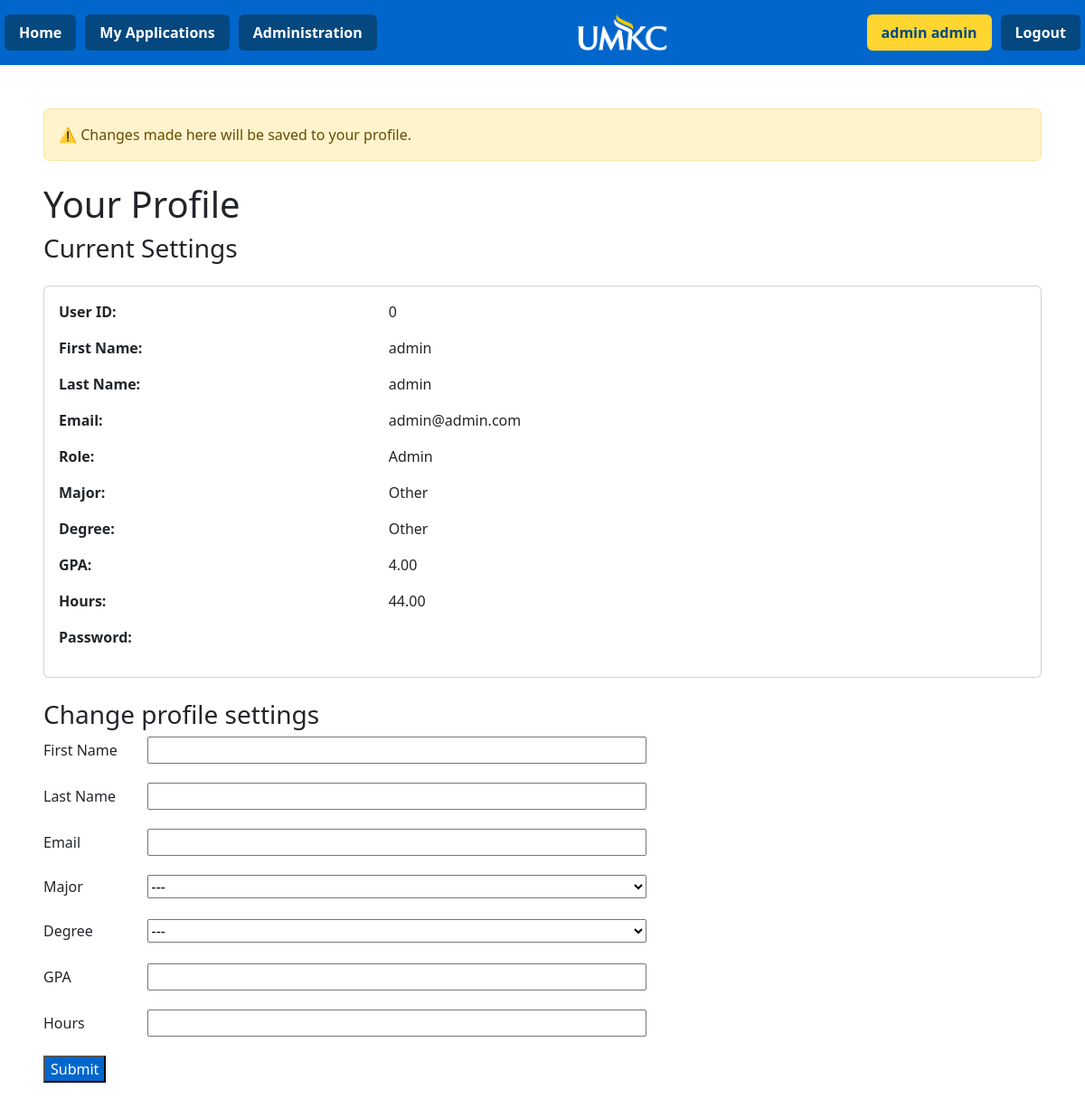
The app's page /profile (signed in) with its own data.
### gta/model/models.py (models this page shows, shortened)
class Users(UserMixin, db.Model):
    __tablename__ = "Users"
    user_id = db.Column(db.Integer, primary_key=True)
    user_fname = db.Column(db.String(25), nullable=False)
    user_lname = db.Column(db.String(25), nullable=False)
    user_email = db.Column(db.String(25), nullable=False, unique=True)
    role = db.Column(db.Integer, db.ForeignKey("Roles.role_id"), nullable=False)
    major = db.Column(db.Integer, db.ForeignKey("Majors.major_id"), nullable=False)
    degree = db.Column(db.Integer, db.ForeignKey("Degrees.degree_id"), nullable=False)
    gpa = db.Column(db.Numeric(3,2))
    hours = db.Column(db.Numeric(3,2))
    user_pass = db.Column(db.String)
    role_relation = db.relationship('Roles', backref='users', lazy=True)
    major_relation = db.relationship('Majors', backref='users', lazy=True)
    degree_relation = db.relationship('Degrees', backref='users', lazy=True)
    def __repr__(self):
        return f"<User {self.user_id}: {self.user_fname} {self.user_lname}, Email: {self.user_email}, Role: {self.role}>"

class Roles(db.Model):
    __tablename__ = "Roles"
    role_id = db.Column(db.Integer, primary_key=True)
    role_name = db.Column(db.String(25), nullable=False)

class Majors(db.Model):
    __tablename__ = "Majors"
    major_id = db.Column(db.Integer, primary_key=True)
    major_name = db.Column(db.String(25), nullable=False)

class Degrees(db.Model):
    __tablename__ = "Degrees"
    degree_id = db.Column(db.Integer, primary_key=True)
    degree_name = db.Column(db.String(25), nullable=False)

### gta/form/routes.py (the view, shortened to what this page needs)
@login_required
@fbp.route('/profile', methods=['POST', 'GET'])
def ProfilePage():
    form = UpdateProfileForm()
    uform = AddUserCourseForm()
    print(current_user)
    if isinstance(current_user, AnonymousUserMixin):
        return redirect(url_for("form.LoginPage"))
    return render_template('profile.html', form=form, courseform=uform)

### gta/form/forms.py
class UpdateProfileForm(FlaskForm):
    with app.app_context():
        resm = db.session.execute(db.select(Majors.major_id, Majors.major_name)).all()
        resd = db.session.execute(db.select(Degrees.degree_id, Degrees.degree_name)).all()
    majors = [(r[0], r[1]) for r in resm]
    majors.insert(0, ("", "---"))
    degrees = [(r[0], r[1]) for r in resd]
    degrees.insert(0, ("", "---"))
    user_fname = StringField("First Name")
    user_lname = StringField("Last Name")
    user_email = EmailField("Email")
    user_major = SelectField("Major", coerce=str, choices=majors)
    user_degree = SelectField("Degree", coerce=str, choices=degrees)
    user_gpa = DecimalField("GPA", places=2, validators=[Optional()])
    user_hours = DecimalField("Hours", places=2, validators=[Optional()])
    user_pass = PasswordField()
    user_confirm_pass = PasswordField()
    ucourses = HiddenField()
    submit = SubmitField()

class AddUserCourseForm(FlaskForm):
    with app.app_context():
        resc = db.session.execute(db.select(Courses.course_id, Courses.course_name, Courses.course_level)).all()
    courses = [(r[0], f"{r[1]} - {r[2]}") for r in resc]
    courses.insert(0, ("", "---"))
    course_id = SelectField("Course", coerce=str, choices=courses, validators=[DataRequired()])
    grades = [
            (None, "---"),
            ("A+", "A+"),
            ("A", "A"),
            ("A-", "A-"),
            ("B+", "B+"),
            ("B", "B"),
            ("B-", "B-"),
            ("C+", "C+"),
            ("C", "C"),
            ("C-", "C-"),
            ("D+", "D+"),
            ("D", "D"),
            ("D-", "D-"),
            ("F", "F"),
            ]
    grade = SelectField("Grade Achieved", coerce=str, choices=grades, validators=[DataRequired()])
    ucourses = HiddenField()
    submit = SubmitField()

### gta/main/routes.py (called while the page is built)
@login_manager.user_loader
def load_user(user_id):
    return Users.query.get(int(user_id))

### gta/templates/profile.html (shortened to what this page needs)
{% from 'bootstrap5/form.html' import render_form, render_field, render_form_row %}
{% extends 'base.html' %}
{% block content %}
<div class="alert alert-warning static-alert mb-4" role="alert">
    ⚠️ Changes made here will be saved to your profile.
</div>
<h1>Your Profile</h1>
<h3 class="mb-4">Current Settings</h3>
<div class="card mb-4">
    <div class="card-body">
        <div class="row mb-3">
            <div class="col-md-4">
                <strong>User ID:</strong>
            </div>
            <div id="u-id" class="col-md-8">
                {{ current_user.user_id }}
            </div>
        </div>
        <div class="row mb-3">
            <div class="col-md-4">
                <strong>First Name:</strong>
            </div>
            <div id="u-fname" class="col-md-8">
                {{ current_user.user_fname }}
            </div>
        </div>
        <div class="row mb-3">
            <div class="col-md-4">
                <strong>Last Name:</strong>
            </div>
            <div id="u-lname" class="col-md-8">
                {{ current_user.user_lname }}
            </div>
        </div>
        <div class="row mb-3">
            <div class="col-md-4">
                <strong>Email:</strong>
            </div>
            <div id="u-email" class="col-md-8">
                {{ current_user.user_email }}
            </div>
        </div>
        <div class="row mb-3">
            <div class="col-md-4">
                <strong>Role:</strong>
            </div>
            <div id="u-role" class="col-md-8">
                {{ current_user.role_relation.role_name }}
            </div>
        </div>
        <div class="row mb-3">
            <div class="col-md-4">
                <strong>Major:</strong>
            </div>
            <div id="u-major" class="col-md-8">
                {{ current_user.major_relation.major_name }}
            </div>
        </div>
        <div class="row mb-3">
            <div class="col-md-4">
                <strong>Degree:</strong>
            </div>
            <div id="u-degree" class="col-md-8">
                {{ current_user.degree_relation.degree_name }}
            </div>
        </div>
        <div class="row mb-3">
            <div class="col-md-4">
                <strong>GPA:</strong>
            </div>
            <div id="u-gpa" class="col-md-8">
                {{ current_user.gpa }}
            </div>
        </div>
        <div class="row mb-3">
            <div class="col-md-4">
                <strong>Hours:</strong>
            </div>
            <div id="u-hours" class="col-md-8">
                {{ current_user.hours }}
            </div>
        </div>
        <div class="row mb-3">
            <div class="col-md-4">
                <strong>Password:</strong>
            </div>
        </div>
    </div>
</div>
    <form action="/profile" method="post" class="my-4">
        <div class="flex user-data">
            <h3>Change profile settings</h3>
                {{ render_field(form.user_fname, class="input-width") }}
                {{ render_field(form.user_lname, class="input-width") }}
                {{ render_field(form.user_email, class="input-width") }}
                {{ render_field(form.user_major, class="input-width") }}
                {{ render_field(form.user_degree, class="input-width") }}
                {{ render_field(form.user_gpa, class="input-width") }}
                {{ render_field(form.user_hours, class="input-width") }}
                {{ render_field(form.submit, class="submit-button") }}
        </div>
    </form>
{% endblock %}

### gta/templates/base.html (shortened to what this page needs)
{% from 'bootstrap5/nav.html' import render_nav_item %}
<!DOCTYPE html>
    <head>
        {% block styles %}
            {{ bootstrap.load_css() }}
            <link rel="stylesheet" href="{{ url_for('static', filename='style.css')}}" type="text/css">
        {% endblock %}
    </head>
    <body>
        <nav class="navbar navbar-extended-sm my-navbar">
            <div class="navbar navbar-nav mr-auto">
                <ul class="nav nav-pills">
                    <li class="nav-item" name="nav-home" style="margin-inline: 5px;">
                    {{ render_nav_item('main.Home', 'Home') }}
                    </li>
                    {% if current_user.is_authenticated %}
                        <li class="nav-item" name="nav-applications" style="margin-inline: 5px;">
                        {{ render_nav_item('main.ApplicationsPage', 'My Applications') }}
                        </li>
                        {% if current_user.role == 5%}
                            <li class="nav-item" name="nav-admin" style="margin-inline: 5px;">
                            {{ render_nav_item('main.AdminPage', 'Administration') }}
                            </li>
                        {% endif %}
                    {% endif %}
                </ul>
            </div>
            <div class="navbar-center">
                <img src="{{ url_for('static', filename='images/umkc_transparent.png') }}" alt="UMKC Logo" style="max-height: 50px;">
            </div>
            <div class="navbar navbar-nav ml-auto">
                <ul class="nav nav-pills">
                    {% if current_user.is_authenticated %}
                        <li class="nav-item" name="nav-profile" style="margin-inline: 5px;">
                            {{ render_nav_item('form.ProfilePage', current_user.user_fname ~ ' ' ~ current_user.user_lname) }}
                        </li>
                        <li class="nav-item" name="nav-logout" style="margin-inline: 5px;">
                            {{ render_nav_item('main.Logout', 'Logout')}}
                        </li>
                    {% endif %}
                </ul>
            </div>
        </nav>
    <main class="m-4 p-4">
        {% block content %}
        {% endblock %}
    </main>
    </body>
</html>

### gta/static/style.css (style rules this page uses)
.input-width { width: 50%; }
.form-label { width: 10%; }
.submit-button { background-color: var(--light-blue); color: var(--white); }
.my-navbar { background-color: var(--light-blue); color: var(--dark-blue); }
.nav-pills .nav-link { background-color: var(--dark-blue); color: var(--white); font-weight: bold; }
.nav-pills .nav-link.active { background-color: var(--yellow); color: var(--dark-blue); }
.alert { transition: opacity 1s; }
input::placeholder { font-weight: bold; color: var(--search-input-blue); }
.my-navbar { display: flex; justify-content: space-between; align-items: center; }
.navbar-center { flex-grow: 1; display: flex; justify-content: center; }
.navbar-center img { max-height: 50px; }

### records on screen
Users: user_fname+user_lname "admin admin", user_id "0", user_fname "admin", user_lname "admin", user_email "admin@admin.com", gpa "4.00", hours "44.00"
Roles: role_relation.role_name "Admin"
Majors: major_relation.major_name "Other"
Degrees: degree_relation.degree_name "Other"

### other values on screen
{{ render_nav_item('main.Home', 'Home') }} "Home"
{{ render_nav_item('main.ApplicationsPage', 'My Applications') }} "My Applications"
{{ render_nav_item('main.AdminPage', 'Administration') }} "Administration"
{{ render_nav_item('main.Logout', 'Logout') }} "Logout"
